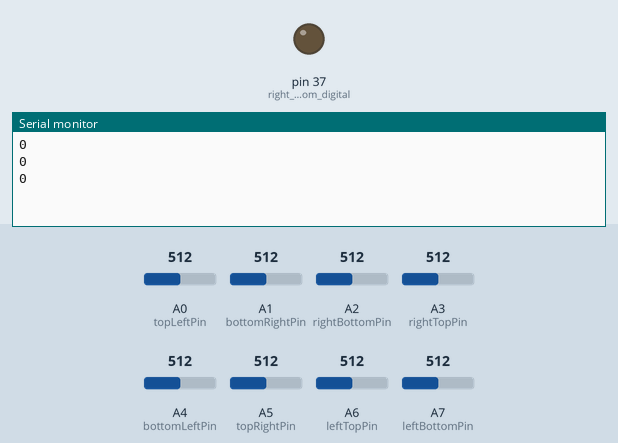
Simulated run of this sketch. Board: Arduino Mega 2560, built with avr-gcc and run on an emulated ATmega2560. Shown: output pins drawn as LEDs (lit = HIGH), the last lines printed to the serial monitor. The test bench sets the inputs (shaded band); at power-on: A0 (topLeftPin) = 512, A5 (topRightPin) = 512, A2 (rightBottomPin) = 512, A7 (leftBottomPin) = 512, A1 (bottomRightPin) = 512, A3 (rightTopPin) = 512, A4 (bottomLeftPin) = 512, A6 (leftTopPin) = 512. Pins used as bus, display or sensor lines are not drawn.

Above: at 0.01 s.
1.3 s: A0 (topLeftPin) set to 716
4.3 s: A5 (topRightPin) set to 420
At 4.9 s:
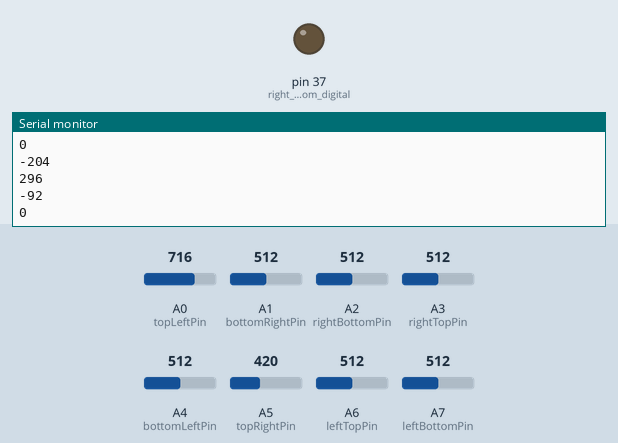
7.3 s: A5 (topRightPin) set to 401
At 8.0 s:
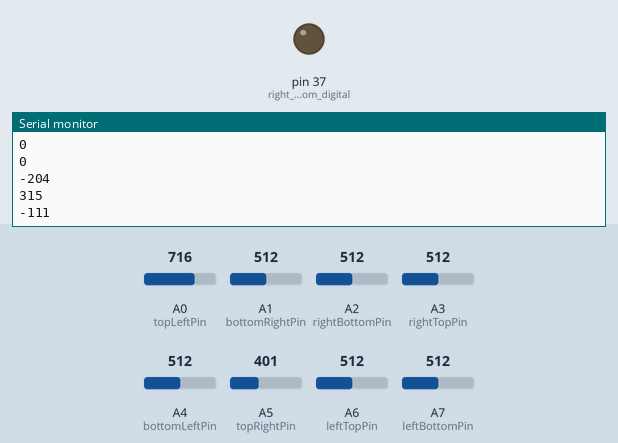
Timing chart, 0 to 10.0 s (numbered marks = the images above; inputs shaded):
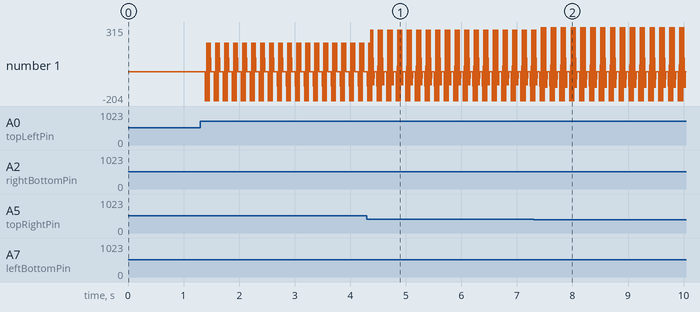

Measured:
- after the input at 4.3 s, the serial monitor: prints a new line after 0.07 s (image 1)
- after the input at 7.3 s, the serial monitor: prints a new line after 0.14 s (image 2)

The sketch:

eft8.ino
```cpp
int topLeftPin = A0; //red
int topRightPin = A5; //green
int rightTopPin = A3; //green
int rightBottomPin = A2; //yellow
int bottomRightPin = A1; //black
int bottomLeftPin = A4;// black
int leftBottomPin = A7; //orange
int leftTopPin = A6; //red
long sensorValue[8] = {0,0,0,0,0,0,0,0};  // variable to store the value coming from the sensor

//FREQUENCIES 16 MHz / 64 / ( x +1) / 2
//  702 Hz
int freq = 177;


void setup() {
  // declare the ledPin as an OUTPUT:
//  pinMode(ledPin, OUTPUT);
//  pinMode(11, OUTPUT); // power
  pinMode(41, INPUT); //top left digital
  pinMode(31, INPUT); //top right digital
  pinMode(35, INPUT); //right top digital
  pinMode(37, INPUT); // right bottom digital
  pinMode(39, INPUT); // bottom right digital
  pinMode(33, INPUT); // bottom left digital
  pinMode(27, INPUT); // left bottom digital
  pinMode(29, INPUT); // left top digital

  pinMode(40, INPUT);//top left power
  pinMode(30, INPUT );//top right power
  pinMode(34, INPUT); //right top power
  pinMode(36, INPUT); //right bottom power
  pinMode(38, INPUT); // bottom right power
  pinMode(32, INPUT); // bottom left power
  pinMode(26, INPUT); // left bottom power
  pinMode(28, INPUT); // left top power
  Serial.begin(9600);

}

void loop() {
   pinMode(40, OUTPUT); //turn on top left
   digitalWrite(40, HIGH); //turn on top left
   pinMode(31, OUTPUT); //recieve on top right
   delay(2);
   Serial.println(analogRead(rightTopPin)- analogRead(rightBottomPin));
   Serial.println(analogRead(rightBottomPin) - analogRead(bottomRightPin));
   Serial.println(analogRead(bottomRightPin) - analogRead(bottomLeftPin));
   Serial.println(analogRead(bottomLeftPin) - analogRead(leftBottomPin));
   Serial.println(analogRead(leftBottomPin) - analogRead(leftTopPin));

   pinMode(40, INPUT); //turn off top left
   pinMode(31, INPUT); //turn off top right

   pinMode(30, OUTPUT); //turn on top right
   digitalWrite(30, HIGH); //turn on top right
   pinMode(35, OUTPUT); //recieve on right top
   delay(2);
   Serial.println(analogRead(rightBottomPin)- analogRead(bottomRightPin));
   Serial.println(analogRead(bottomRightPin) - analogRead(bottomLeftPin));
   Serial.println(analogRead(bottomLeftPin) - analogRead(leftBottomPin));
   Serial.println(analogRead(leftBottomPin) - analogRead(leftTopPin));
   Serial.println(analogRead(leftTopPin) - analogRead(topLeftPin));

   pinMode(30, INPUT); //turn off top right
   pinMode(35, INPUT); //turn off right top

   pinMode(34, OUTPUT); //turn on right top
   digitalWrite(34, HIGH); //turn on right top
   pinMode(37, OUTPUT); //recieve on right bottom
   delay(2);
   Serial.println(analogRead(bottomRightPin) - analogRead(bottomLeftPin));
   Serial.println(analogRead(bottomLeftPin) - analogRead(leftBottomPin));
   Serial.println(analogRead(leftBottomPin) - analogRead(leftTopPin));
   Serial.println(analogRead(leftTopPin) - analogRead(topLeftPin));
   Serial.println(analogRead(topLeftPin) - analogRead(topRightPin));

   pinMode(34, INPUT); //turn off right top
   pinMode(37, INPUT); //turn off right bottom

   pinMode(36, OUTPUT); //turn on right bottom
   digitalWrite(36, HIGH); //turn on right bottom
   pinMode(39, OUTPUT); //recieve on bottom right
   delay(2);
   Serial.println(analogRead(bottomLeftPin) - analogRead(leftBottomPin));
   Serial.println(analogRead(leftBottomPin) - analogRead(leftTopPin));
   Serial.println(analogRead(leftTopPin) - analogRead(topLeftPin));
   Serial.println(analogRead(topLeftPin) - analogRead(topRightPin));
   Serial.println(analogRead(topRightPin) - analogRead(rightTopPin));

   pinMode(36, INPUT); //turn off right bottom
   pinMode(39, INPUT); //turn off bottom right


   pinMode(38, OUTPUT); //turn on bottom right
   digitalWrite(38, HIGH); //turn on bottom right
   pinMode(33, OUTPUT); //recieve on bottom left
   delay(2);
   Serial.println(analogRead(leftBottomPin) - analogRead(leftTopPin));
   Serial.println(analogRead(leftTopPin) - analogRead(topLeftPin));
   Serial.println(analogRead(topLeftPin) - analogRead(topRightPin));
   Serial.println(analogRead(topRightPin) - analogRead(rightTopPin));
   Serial.println(analogRead(rightTopPin) - analogRead(rightBottomPin));

   pinMode(38, INPUT); //turn off bottom right
   pinMode(33, INPUT); //turn off bottom left

   pinMode(32, OUTPUT); //turn on bottom left
   digitalWrite(32, HIGH); //turn on bottom left
   pinMode(27, OUTPUT); //recieve on left bottom
   delay(2);
   Serial.println(analogRead(leftTopPin)- analogRead(topLeftPin));
   Serial.println(analogRead(topLeftPin) - analogRead(topRightPin));
   Serial.println(analogRead(topRightPin) - analogRead(rightTopPin));
   Serial.println(analogRead(rightTopPin) - analogRead(rightBottomPin));
   Serial.println(analogRead(rightBottomPin) - analogRead(bottomRightPin));

   pinMode(32, INPUT); //turn off bottom left
   pinMode(27, INPUT); //turn off left bottom

   pinMode(26, OUTPUT); //turn on left bottom
   digitalWrite(26, HIGH); //turn on left bottom
   pinMode(29, OUTPUT); //recieve on left top
   delay(2);
   Serial.println(analogRead(topLeftPin) - analogRead(topRightPin));
   Serial.println(analogRead(topRightPin) - analogRead(rightTopPin));
   Serial.println(analogRead(rightTopPin) - analogRead(rightBottomPin));
   Serial.println(analogRead(rightBottomPin) - analogRead(bottomRightPin));
   Serial.println(analogRead(bottomRightPin) - analogRead(bottomLeftPin));

   pinMode(26, INPUT); //turn off left bottom
   pinMode(29, INPUT); //turn off left top

   pinMode(28, OUTPUT); //turn on left top
   digitalWrite(28, HIGH); //turn on left top
   pinMode(41, OUTPUT); //recieve on top left
   delay(2);
   Serial.println(analogRead(topRightPin) - analogRead(rightTopPin));
   Serial.println(analogRead(rightTopPin) - analogRead(rightBottomPin));
   Serial.println(analogRead(rightBottomPin) - analogRead(bottomRightPin));
   Serial.println(analogRead(bottomRightPin) - analogRead(bottomLeftPin));
   Serial.println(analogRead(bottomLeftPin) - analogRead(leftBottomPin));

   pinMode(28, INPUT); //turn off left top
   pinMode(41, INPUT); //turn off top left

   Serial.println("*********");
}
```
